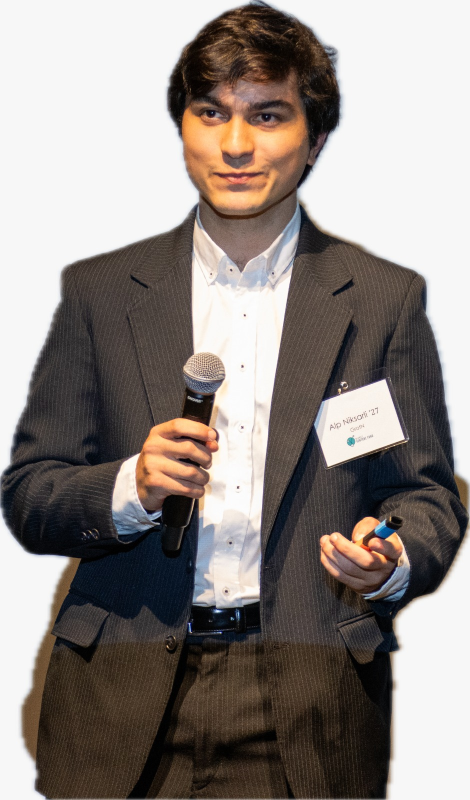
#> input picture WhatsApp Image 2025-02-08 at 01.25.24.jpeg, 940 x 1600 px (shown at 1/2 size)
$ python face_inject.py
#> lines starting #> are read from the running program, lines starting #| are printed output that depends on the picture
import cv2
import numpy as np
import sys

def detect_face(image):
    """
    Detects a face in an image using Haar cascades.

    Returns:
        A tuple (x, y, w, h) of the detected face bounding box,
        or None if no face is detected.
    """
    gray = cv2.cvtColor(image, cv2.COLOR_BGR2GRAY)
    # Load the pre-trained Haar cascade for frontal face detection.
    face_cascade = cv2.CascadeClassifier(cv2.data.haarcascades + "haarcascade_frontalface_default.xml")
    faces = face_cascade.detectMultiScale(gray, scaleFactor=1.1, minNeighbors=5)
    if len(faces) == 0:
        return None
    # You can choose the largest face or simply the first one detected.
    return faces[0]  # (x, y, w, h)

def main():
    face_img_path = "WhatsApp Image 2025-02-08 at 01.25.24.jpeg"
    target_img_path = "1727795420400.jpeg"

    # Load the images
    target_img = cv2.imread(face_img_path)
#> target_img is the input picture: shape (1600, 940, 3); mean B, G, R 131.4, 135.7, 143.3
    face_img = cv2.imread(target_img_path)
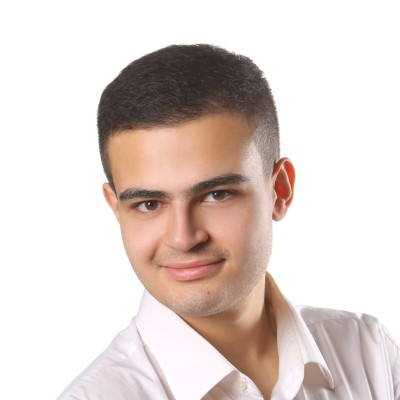
#> input picture 1727795420400.jpeg, 400 x 400 px
#> face_img is the input picture: shape (400, 400, 3); mean B, G, R 205.7, 210.5, 223

    if face_img is None:
        print("Error: Could not load face image from", face_img_path)
        sys.exit(1)
    if target_img is None:
        print("Error: Could not load target image from", target_img_path)
        sys.exit(1)

    # Detect a face in the source (face) image.
    face_box = detect_face(face_img)
#> in detect_face, `gray = cv2.cvtColor(image, cv2.COLOR_BGR2GRAY)`:
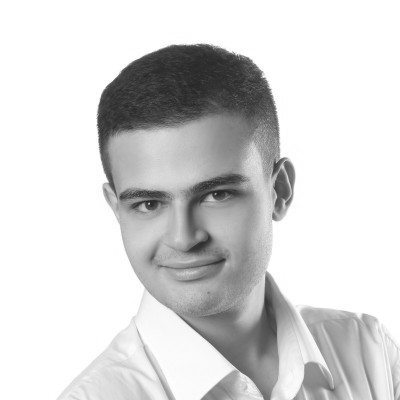
#> gray: shape (400, 400); min 31, max 255, mean 213.7
#> in detect_face, `faces = face_cascade.detectMultiScale(gray, scaleFactor=1.1, minNeighb..`: faces = [[84, 124, 192, 192]]
#> face_box = [84, 124, 192, 192]
    if face_box is None:
        print("Error: No face detected in face image.")
        sys.exit(1)
    (fx, fy, fw, fh) = face_box
#> fx = 84; fy = 124; fw = 192; fh = 192
    # Crop the face region from the face image.
    face_region = face_img[fy:fy+fh, fx:fx+fw]
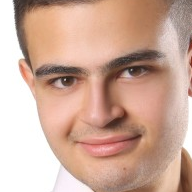
#> face_region: shape (192, 192, 3); mean B, G, R 154.4, 170.7, 205.8

    # Detect a face in the target image.
    target_face_box = detect_face(target_img)
#> in detect_face (call 2), `gray = cv2.cvtColor(image, cv2.COLOR_BGR2GRAY)`:
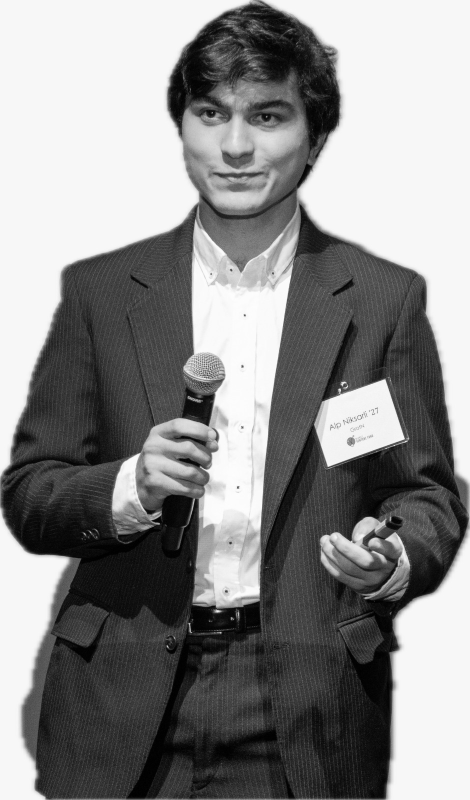
#> gray: shape (1600, 940) (shown at 1/2 size); min 0, max 255, mean 137.5
#> in detect_face (call 2), `faces = face_cascade.detectMultiScale(gray, scaleFactor=1.1, minNeighb..`: faces = [[325, 118, 304, 304]]
#> target_face_box = [325, 118, 304, 304]
    if target_face_box is None:
        print("Error: No face detected in target image.")
        sys.exit(1)
    (tx, ty, tw, th) = target_face_box
#> tx = 325; ty = 118; tw = 304; th = 304

    # Resize the face region to match the dimensions of the target face region.
    resized_face = cv2.resize(face_region, (tw, th))

    # Create a mask for the resized face (all white, same size as resized_face).
    mask = 255 * np.ones(resized_face.shape, resized_face.dtype)

    # Determine the center of the target face region for cloning.
    center = (tx + tw // 2, ty + th // 2)
#> center = (477, 270)

    # Seamlessly clone the resized face into the target image.
    output = cv2.seamlessClone(resized_face, target_img, mask, center, cv2.NORMAL_CLONE)
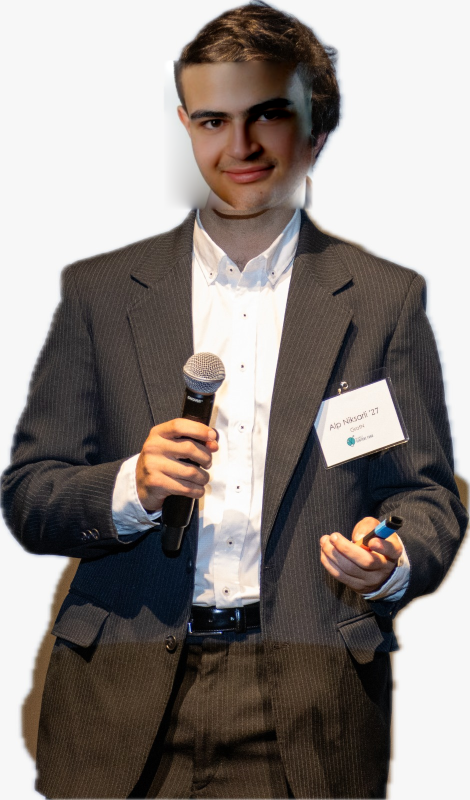
#> output: shape (1600, 940, 3) (shown at 1/2 size); mean B, G, R 131.4, 135, 141.9

    # Save the output image.
    output_path = "output_face_injected.jpg"
    cv2.imwrite(output_path, output)
    print("Output saved to", output_path)

    # Optionally display the result.
    cv2.imshow("Face Injection", output)
    cv2.waitKey(0)
    cv2.destroyAllWindows()

if __name__ == "__main__":
    main()
